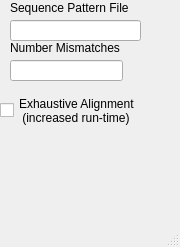
<?xml version="1.0" encoding="UTF-8"?>
<ui version="4.0">
 <class>seqBlockParameters</class>
 <widget class="QMainWindow" name="seqBlockParameters">
  <property name="geometry">
   <rect>
    <x>0</x>
    <y>0</y>
    <width>180</width>
    <height>247</height>
   </rect>
  </property>
  <property name="windowTitle">
   <string>MainWindow</string>
  </property>
  <property name="styleSheet">
   <string notr="true"/>
  </property>
  <widget class="QWidget" name="centralwidget">
   <widget class="QLineEdit" name="lineEdit">
    <property name="geometry">
     <rect>
      <x>10</x>
      <y>20</y>
      <width>131</width>
      <height>21</height>
     </rect>
    </property>
   </widget>
   <widget class="QLineEdit" name="lineEdit_2">
    <property name="geometry">
     <rect>
      <x>10</x>
      <y>60</y>
      <width>113</width>
      <height>21</height>
     </rect>
    </property>
   </widget>
   <widget class="QLabel" name="label">
    <property name="geometry">
     <rect>
      <x>10</x>
      <y>0</y>
      <width>151</width>
      <height>16</height>
     </rect>
    </property>
    <property name="text">
     <string>Sequence Pattern File</string>
    </property>
   </widget>
   <widget class="QLabel" name="label_2">
    <property name="geometry">
     <rect>
      <x>10</x>
      <y>40</y>
      <width>151</width>
      <height>16</height>
     </rect>
    </property>
    <property name="text">
     <string>Number Mismatches</string>
    </property>
   </widget>
   <widget class="QCheckBox" name="checkBox">
    <property name="geometry">
     <rect>
      <x>0</x>
      <y>80</y>
      <width>161</width>
      <height>61</height>
     </rect>
    </property>
    <property name="text">
     <string>Exhaustive Alignment 
 (increased run-time)</string>
    </property>
   </widget>
  </widget>
  <widget class="QMenuBar" name="menubar">
   <property name="geometry">
    <rect>
     <x>0</x>
     <y>0</y>
     <width>180</width>
     <height>24</height>
    </rect>
   </property>
  </widget>
  <widget class="QStatusBar" name="statusbar"/>
 </widget>
 <resources/>
 <connections/>
</ui>
